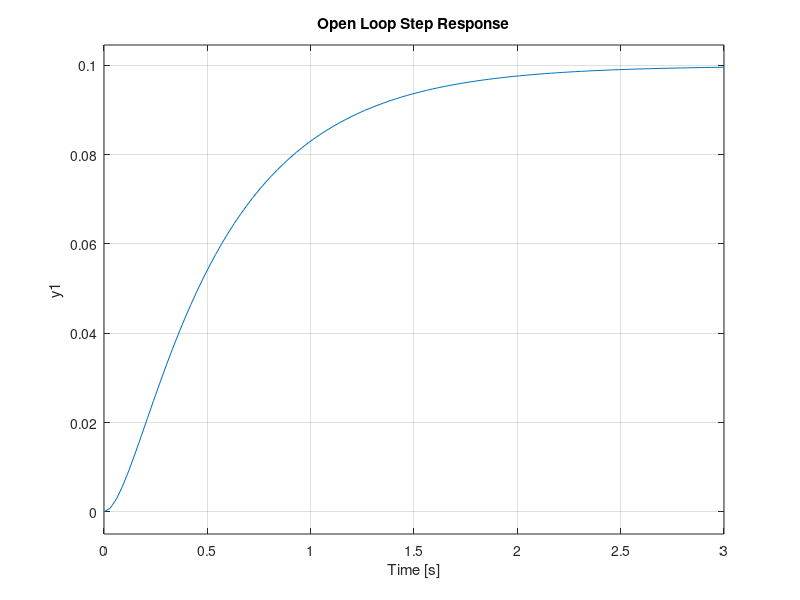
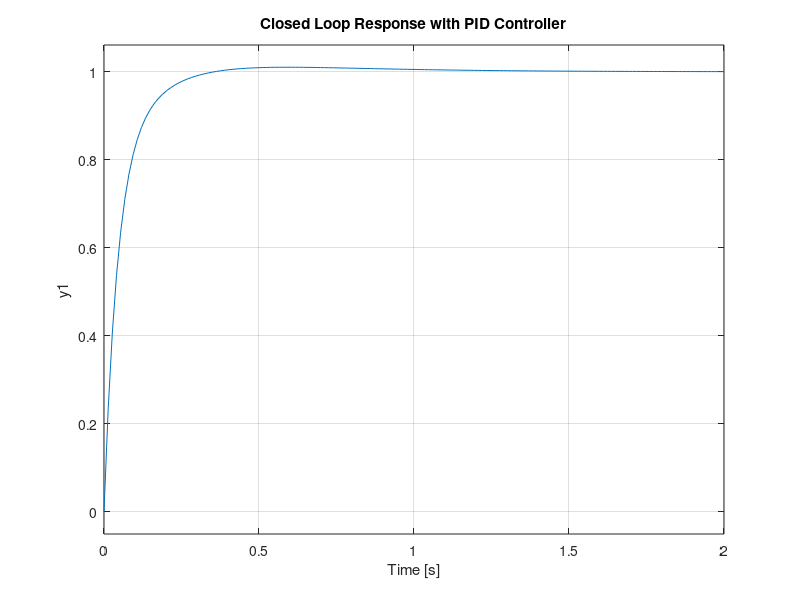

Here is the MATLAB script that generated these plots, in order: (Note: this script raises an error after producing the figures.)
clc;
clear;
close all;

%% DC Motor Parameters

J = 0.01;      % Moment of inertia
b = 0.1;       % Friction coefficient
K = 0.01;      % Motor constant
R = 1;         % Resistance
L = 0.5;       % Inductance

%% Transfer Function of DC Motor

s = tf('s');

G = K / ((J*s + b)*(L*s + R) + K^2);

disp('Transfer Function of DC Motor:')
G

%% Open Loop Response

figure;
step(G)
title('Open Loop Step Response')
grid on

%% PID Controller Design

Kp = 100;
Ki = 200;
Kd = 10;

C = pid(Kp, Ki, Kd);

disp('PID Controller:')
C

%% Closed Loop System

T = feedback(C*G,1);

%% Closed Loop Response

figure;
step(T)
title('Closed Loop Response with PID Controller')
grid on

%% Performance Analysis

info = stepinfo(T);

disp('Performance Parameters:')
disp(info)

%% Comparison Plot

figure;
step(G,'r',T,'b')
legend('Open Loop','Closed Loop with PID')
title('Comparison of Open Loop and PID Controlled System')
grid on

%% Root Locus

figure;
rlocus(G)
title('Root Locus of DC Motor System')
grid on

%% Bode Plot

figure;
bode(T)
title('Bode Plot of PID Controlled System')
grid on

%% Pole-Zero Map

figure;
pzmap(T)
title('Pole-Zero Map')
grid on
